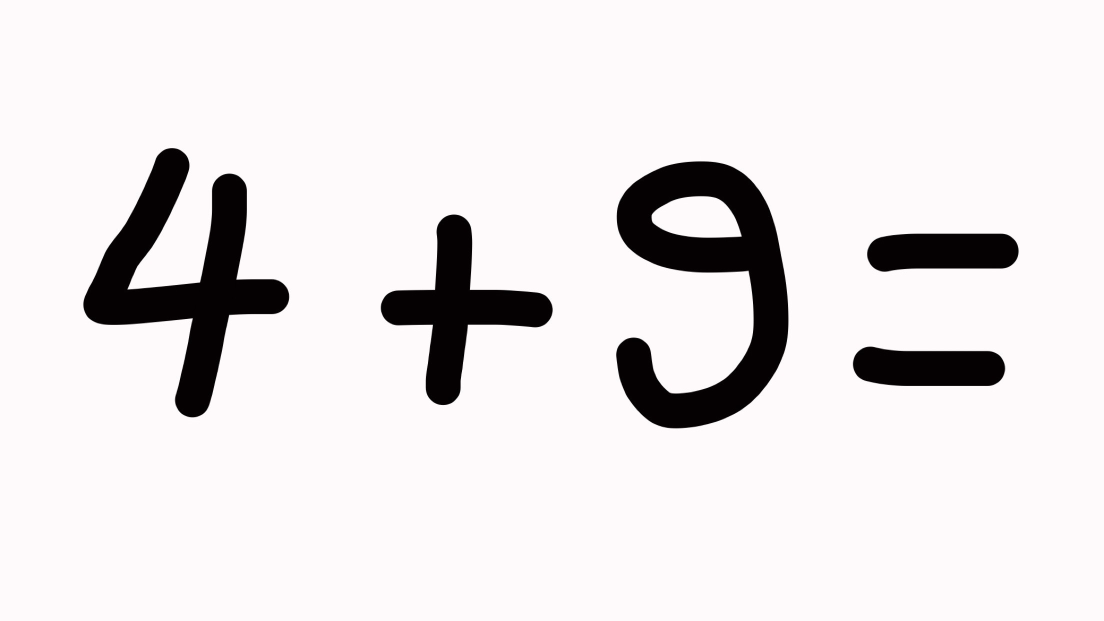
#> input picture pictures/88.jpg, 2208 x 1242 px (shown at 1/2 size)
$ python -i image_segmentation.py   (imports and definitions only)
#> lines starting #> are read from the running program, lines starting #| are printed output that depends on the picture; after the words box and inside, x2 and y2 are one past the last pixel; in counts of white or black regions, pixels touching at a corner belong together
from pathlib import Path
import cv2
import numpy as np
import detectorModel


def preprocess_image(image_path):
    """Setup image for processing"""
#> called with image_path = 'pictures/88.jpg'
    # Read and threshold image
    image = cv2.imread(image_path, cv2.IMREAD_GRAYSCALE)
    _, thresh = cv2.threshold(image, 128, 255, cv2.THRESH_BINARY_INV)
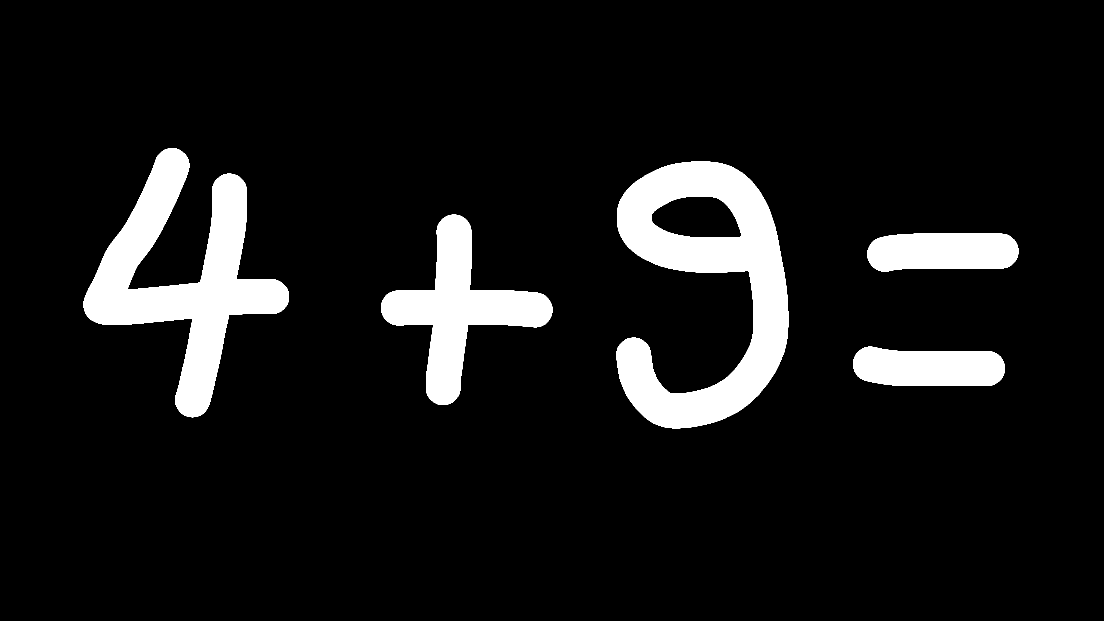
#> thresh: shape (1242, 2208) (shown at 1/2 size); 9.1% white; 5 white regions, box (x1, y1, x2, y2) and area: (1232, 323, 1577, 857) 87234, (167, 296, 578, 835) 77655, (762, 429, 1105, 810) 43596, (1706, 693, 2010, 772) 20257, (1734, 467, 2037, 543) 20124

    # Morphological operations to connect broken parts
    kernel = np.ones((3, 3), np.uint8)
    dilated = cv2.dilate(thresh, kernel, iterations=1)
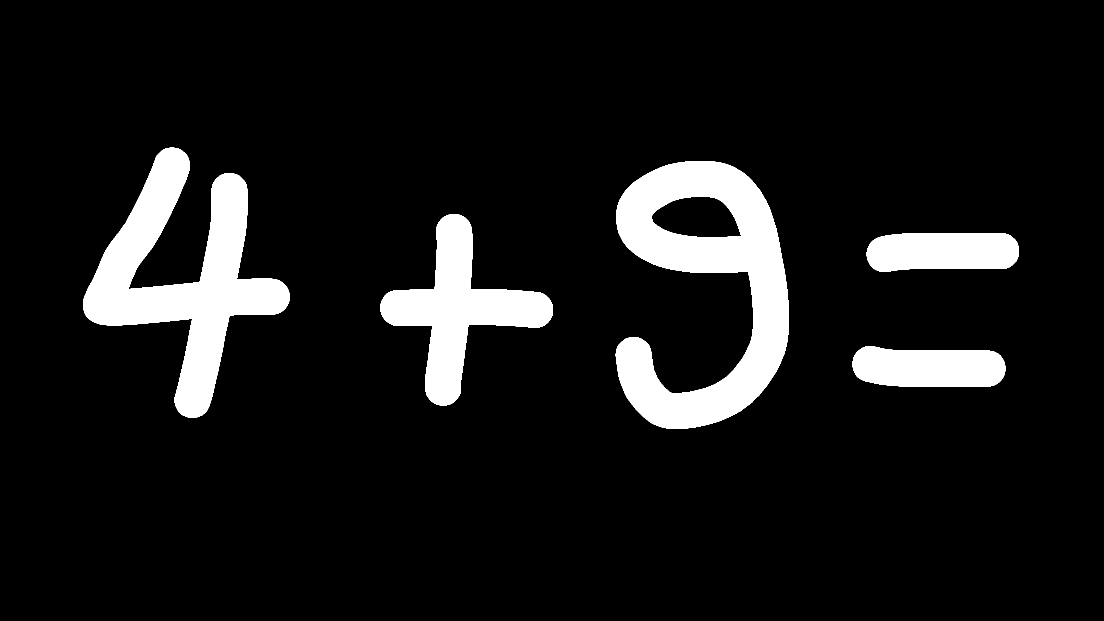
#> dilated: shape (1242, 2208) (shown at 1/2 size); 9.4% white; 5 white regions
    return dilated


def should_merge(box1, box2):
    """Determine if two bounding boxes should be merged"""
    x1, y1, w1, h1 = box1
    x2, y2, w2, h2 = box2

    return x1 <= x2 <= x1+w1 or x2 < x1 < x2+w2


def merge_boxes(boxes):
    """Merge multiple bounding boxes into one"""
    x_min = min(box[0] for box in boxes)
    y_min = min(box[1] for box in boxes)
    x_max = max(box[0] + box[2] for box in boxes)
    y_max = max(box[1] + box[3] for box in boxes)
    return x_min, y_min, x_max - x_min, y_max - y_min


def segment_symbols(original_img, thresh_img):
    """Parse equation into set of symbols"""
    # Find contours
    contours, _ = cv2.findContours(thresh_img, cv2.RETR_EXTERNAL, cv2.CHAIN_APPROX_SIMPLE)
#> contours = 5 contours; box (x1, y1, x2, y2) and area: (1231, 322, 1578, 858) 100196, (166, 295, 579, 836) 79335, (761, 428, 1106, 811) 44456, (1705, 692, 2011, 773) 20689, (1733, 466, 2038, 544) 20550

    # Get bounding boxes for all contours and sort them by x-coordinate (left-to-right)
    boxes = [cv2.boundingRect(cnt) for cnt in contours]
#> boxes = [(1705, 692, 306, 81), (1733, 466, 305, 78), (761, 428, 345, 383), (1231, 322, 347, 536), (166, 295, 413, 541)]
    boxes.sort(key=lambda b: b[0])  # Sort by x-coordinate

    # Group nearby boxes
    groups = []
    used_indices = set()

    for i, box in enumerate(boxes):
        if i in used_indices:
            continue

        current_group = [box]
        used_indices.add(i)

        # Check nearby boxes
        for j, other_box in enumerate(boxes[i + 1:], start=i + 1):
            if j in used_indices:
                continue

            if should_merge(box, other_box):
                current_group.append(other_box)
                used_indices.add(j)

        groups.append(current_group)
#> this loop made 5 passes
#> after the loop, groups = [[(166, 295, 413, 541)], [(761, 428, 345, 383)], [(1231, 322, 347, 536)], [(1705, 692, 306, 81), (1733, 466, 305, 78)]]; used_indices = 5 items

    # Create merged symbols from ORIGINAL image
    symbols = []
    for group in groups:
        if len(group) == 1:
            x, y, w, h = group[0]
        else:
            x, y, w, h = merge_boxes(group)

        # Extract with padding FROM ORIGINAL IMAGE
        padding = 5
        x_start = max(0, x - padding)
        y_start = max(0, y - padding)
        x_end = min(original_img.shape[1], x + w + padding)
        y_end = min(original_img.shape[0], y + h + padding)

        symbol = original_img[y_start:y_end, x_start:x_end]

        symbols.append(symbol)
#> this loop made 4 passes
#> (group, x_min in merge_boxes, y_min in merge_boxes, x_max in merge_boxes, y_max in merge_boxes, x, y, w) on pass 4: ([(1705, 692, 306, 81), (1733, 466, 305, 78)], 1705, 466, 2038, 773, 1705, 466, 333)
#> (x, y, w, h, x_start, y_start, x_end, y_end) on passes 1 to 3: (166, 295, 413, 541, 161, 290, 584, 841), (761, 428, 345, 383, 756, 423, 1111, 816), (1231, 322, 347, 536, 1226, 317, 1583, 863)
#> pass 1, in segment_symbols, `symbol = original_img[y_start:y_end, x_start:x_end]`:
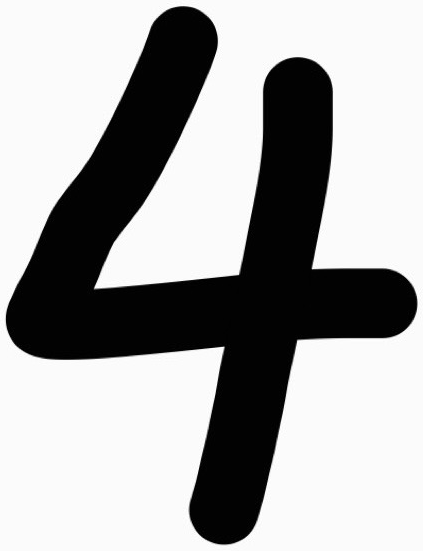
#> symbol: shape (551, 423); min 0, max 255, mean 168.1
#> pass 2, in segment_symbols, `symbol = original_img[y_start:y_end, x_start:x_end]`:
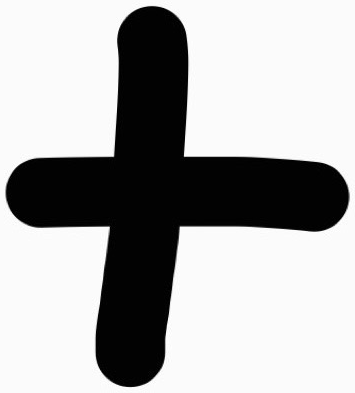
#> symbol: shape (393, 355); min 0, max 255, mean 173.2
#> pass 3, in segment_symbols, `symbol = original_img[y_start:y_end, x_start:x_end]`:
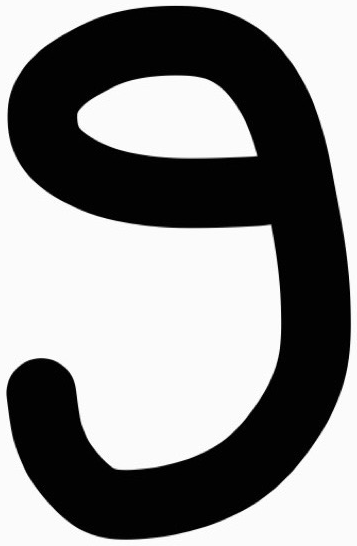
#> symbol: shape (546, 357); min 0, max 255, mean 139.6
#> after the loop, symbols = 4 items

    return symbols

def symbol_conversion(symbols):
    """Convert symbol to operator or digit using ML model"""
    equation = ""
    for i, symbol in enumerate(symbols):
        file_path = Path("symbols") / f"symbol_{i+1}.png"
        cv2.imwrite(str(file_path), symbol)  # Save image
        thresh = preprocess_image(file_path)
        thresh = cv2.bitwise_not(thresh)
        cv2.imwrite(str(file_path), thresh)
        symbol = detectorModel.detector(file_path)
        equation += str(symbol)
    return equation

def find_equation(image_path):
    """Convert original screenshot to equation"""
    original_img = cv2.imread(image_path, cv2.IMREAD_GRAYSCALE)  # Read original
    thresh = preprocess_image(image_path)  # Get processed version
    symbols = segment_symbols(original_img, thresh)
#> symbols = 4 items
    return symbol_conversion(symbols)
#> in preprocess_image (call 2), `_, thresh = cv2.threshold(image, 128, 255, cv2.THRESH_BINARY_INV)`:
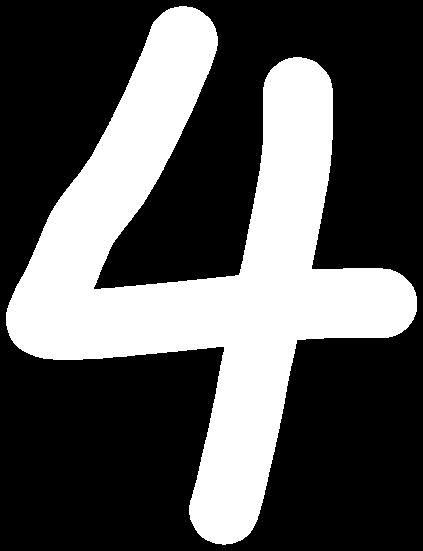
#> thresh: shape (551, 423); 33.3% white; 1 white region, box (x1, y1, x2, y2) and area: (6, 6, 417, 545) 77655
#> in preprocess_image (call 2), `dilated = cv2.dilate(thresh, kernel, iterations=1)`:
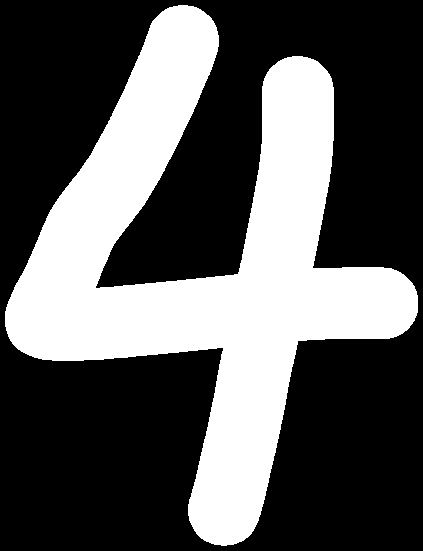
#> dilated: shape (551, 423); 34.5% white; 1 white region, box (x1, y1, x2, y2) and area: (5, 5, 418, 546) 80411

#> (the run stopped early here; a loop or call above may not have finished)

$ run again, on pictures/eq.jpg
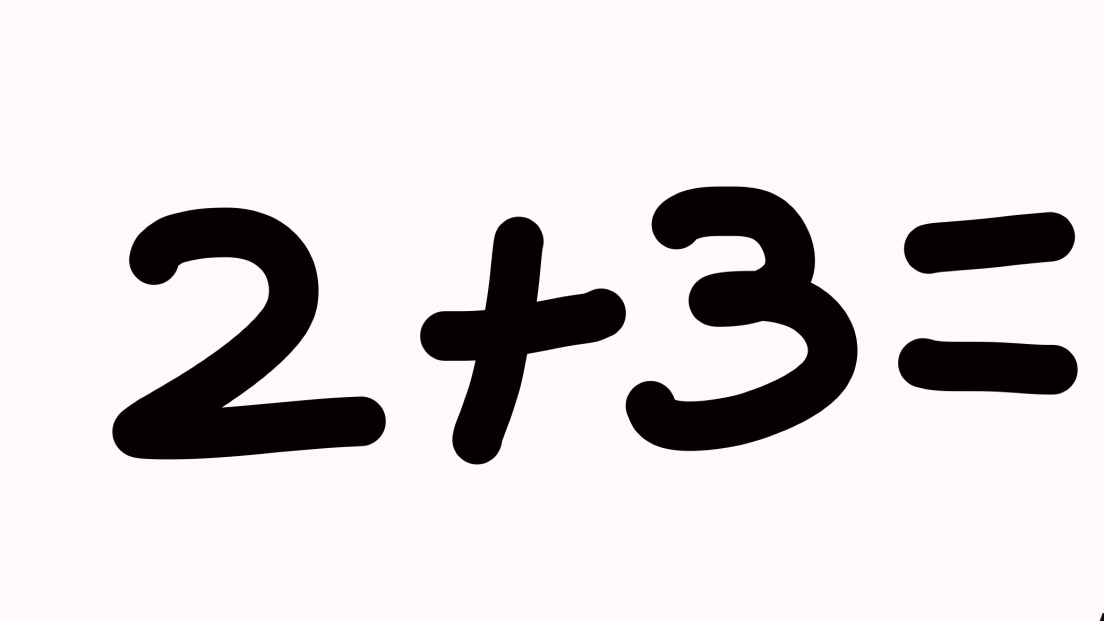
#> input picture pictures/eq.jpg, 2208 x 1242 px (shown at 1/2 size)
#> in preprocess_image, `_, thresh = cv2.threshold(image, 128, 255, cv2.THRESH_BINARY_INV)`:
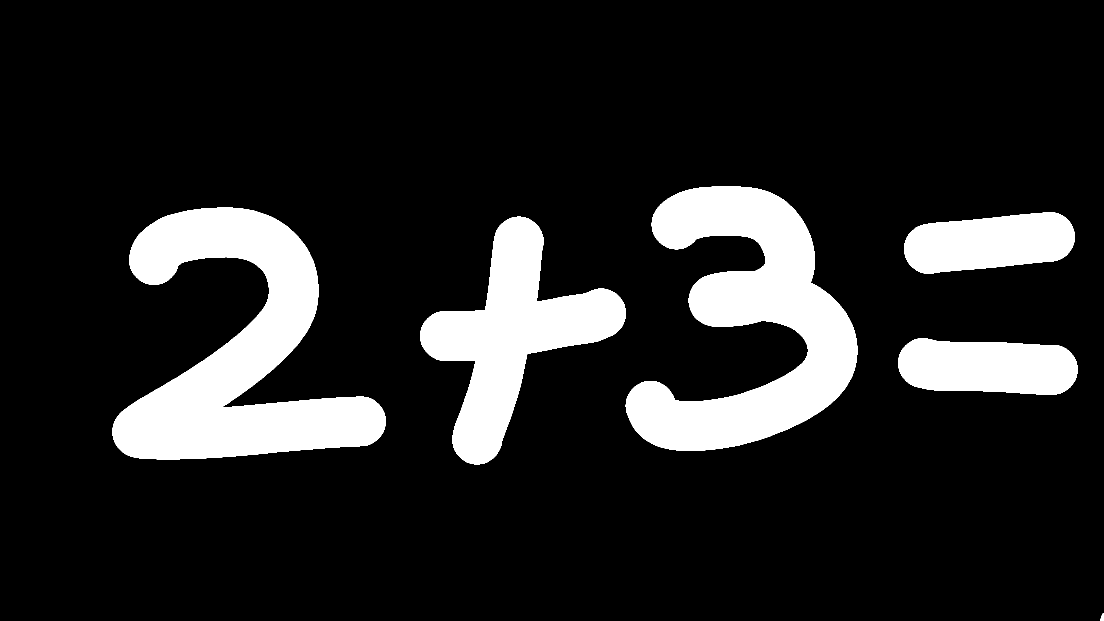
#> thresh: shape (1242, 2208) (shown at 1/2 size); 14.1% white; 6 white regions, box (x1, y1, x2, y2) and area: (225, 415, 772, 919) 127412, (1251, 373, 1715, 902) 117567, (840, 433, 1252, 929) 76801, (1796, 676, 2155, 789) 33460, (1808, 424, 2150, 548) 31873, (2200, 1226, 2208, 1242) 88
#> dilated: shape (1242, 2208); 14.5% white; 6 white regions
#> contours = 6 contours; box (x1, y1, x2, y2) and area: (224, 414, 773, 920) 129431, (1250, 372, 1716, 903) 119518, (839, 432, 1253, 930) 78010, (1795, 675, 2156, 790) 34004, (1807, 423, 2151, 549) 32422, (2199, 1225, 2208, 1242) 91
#> boxes = [(2199, 1225, 9, 17), (1795, 675, 361, 115), (839, 432, 414, 498), (1807, 423, 344, 126), (224, 414, 549, 506), (1250, 372, 466, 531)]
#> the loop in segment_symbols, `for i, box in enumerate(boxes):` made 6 passes
#> after the loop in segment_symbols, `for i, box in enumerate(boxes):`: groups = [[(224, 414, 549, 506)], [(839, 432, 414, 498), (1250, 372, 466, 531)], [(1795, 675, 361, 115), (1807, 423, 344, 126)], [(2199, 1225, 9, 17)]]; used_indices = 6 items
#> the loop in segment_symbols, `for group in groups:` made 4 passes
#> (group, x_min in merge_boxes, y_min in merge_boxes, x_max in merge_boxes, y_max in merge_boxes, x, y, w) on passes 2 to 3: ([(839, 432, 414, 498), (1250, 372, 466, 531)], 839, 372, 1716, 930, 839, 372, 877), ([(1795, 675, 361, 115), (1807, 423, 344, 126)], 1795, 423, 2156, 790, 1795, 423, 361)
#> after the loop in segment_symbols, `for group in groups:`: symbols = 4 items
#> in preprocess_image (call 2), `dilated = cv2.dilate(thresh, kernel, iterations=1)`:
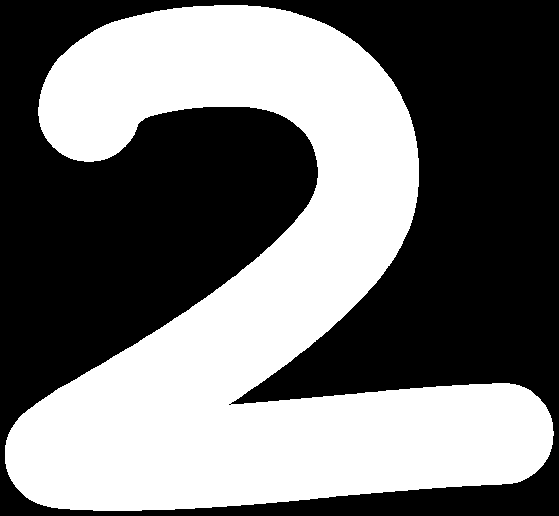
#> dilated: shape (516, 559); 45.3% white; 1 white region, box (x1, y1, x2, y2) and area: (5, 5, 554, 511) 130618
